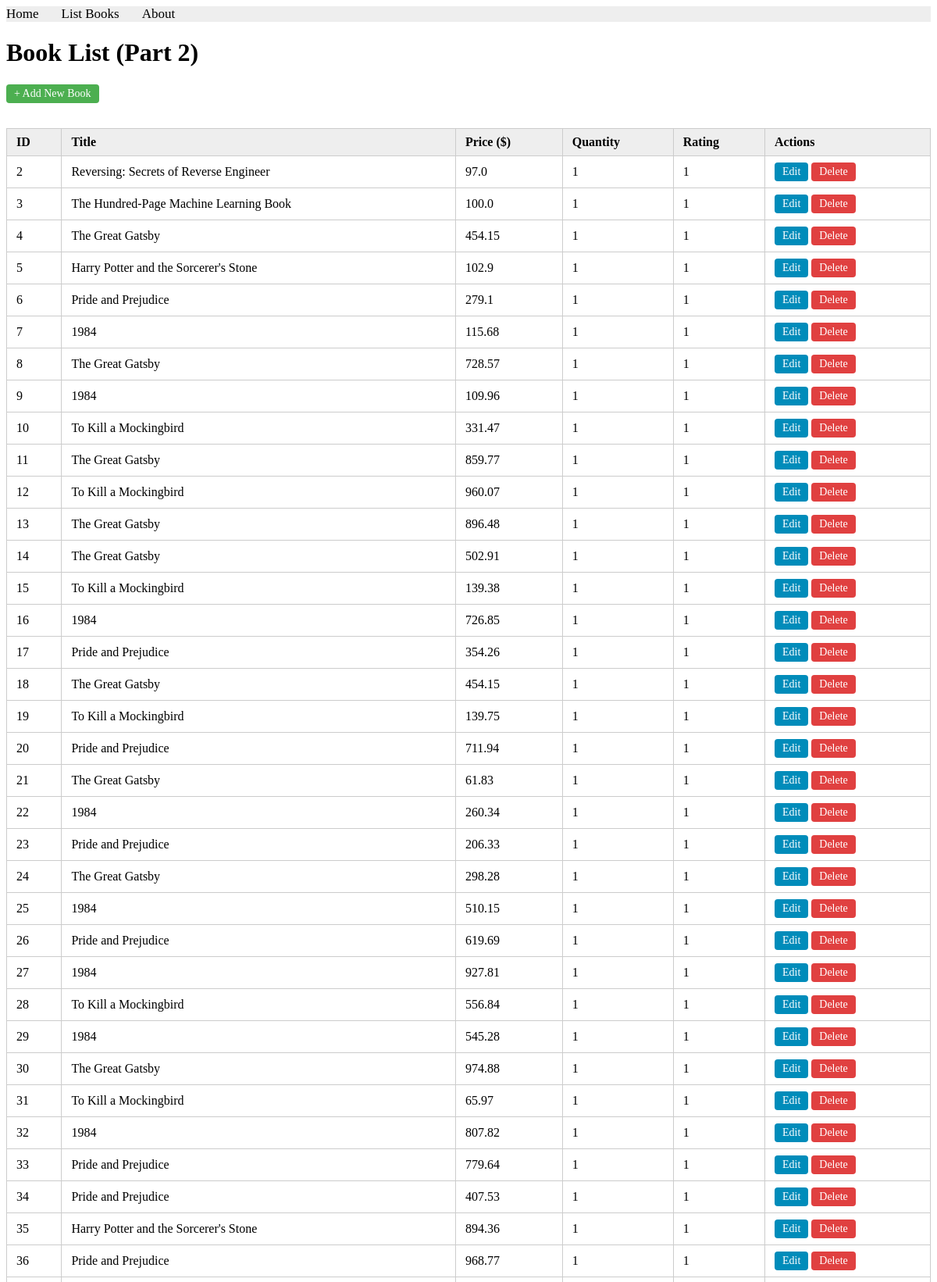
The page /books/lab9_part2/listbooks (upper part) on the database its author committed.
### apps/bookmodule/models.py (models this page shows)
class Book(models.Model):
    title = models.CharField(max_length=100)
    price = models.FloatField(default=0.0)
    quantity = models.IntegerField(default=1)
    pubdate = models.DateTimeField(null=True)
    rating = models.SmallIntegerField(default=1)
    publisher = models.ForeignKey(Publisher, null=True, on_delete=models.SET_NULL)
    authors = models.ManyToManyField(Author)
    percentage = None  # transient field, not stored in DB

### apps/bookmodule/views.py (the view)
# urls.py: path('lab9_part2/listbooks', views.lab9_part2_listbooks, name="books.lab9_part2_listbooks"),
def lab9_part2_listbooks(request):
    books = Book.objects.all()
    return render(request, 'bookmodule/lab9_part2_listbooks.html', {'books': books})

### apps/templates/bookmodule/lab9_part2_listbooks.html (shortened to what this page needs)
{% extends "layouts/base.html" %}
{% block content %}
<h1>Book List (Part 2)</h1>
<a class="btn btn-add" href="{% url 'books.lab9_part2_addbook' %}">+ Add New Book</a>
{% if books %}
<table class="book-table">
    <thead>
        <tr>
            <th>ID</th>
            <th>Title</th>
            <th>Price ($)</th>
            <th>Quantity</th>
            <th>Rating</th>
            <th>Actions</th>
        </tr>
    </thead>
    <tbody>
        {% for book in books %}
        <tr>
            <td>{{ book.id }}</td>
            <td>{{ book.title }}</td>
            <td>{{ book.price }}</td>
            <td>{{ book.quantity }}</td>
            <td>{{ book.rating }}</td>
            <td>
                <a class="btn btn-edit" href="{% url 'books.lab9_part2_editbook' book.id %}">Edit</a>
                <a class="btn btn-delete" href="{% url 'books.lab9_part2_deletebook' book.id %}">Delete</a>
            </td>
        </tr>
        {% endfor %}
    </tbody>
</table>
{% else %}
<p>No books found.</p>
{% endif %}
{% endblock content %}

### apps/templates/bookmodule/lab9_part2_listbooks.html (style rules this page uses)
.book-table { border-collapse: collapse; width: 100%; margin-top: 1rem; }
.book-table th, .book-table td { border: 1px solid #ccc; padding: 8px 12px; text-align: left; }
.book-table th { background-color: #eeeeee; }
.btn { display: inline-block; padding: 4px 10px; text-decoration: none; border-radius: 4px; font-size: 14px; }
.btn-add { background-color: #4CAF50; color: #fff; margin-bottom: 1rem; }
.btn-edit { background-color: #008CBA; color: #fff; }
.btn-delete { background-color: #e04040; color: #fff; }

### rows shown on the page
Book: id "2", title "Reversing: Secrets of Reverse Engineer", price "97.0", quantity "1", rating "1"
Book: id "3", title "The Hundred-Page Machine Learning Book", price "100.0", quantity "1", rating "1"
Book: id "4", title "The Great Gatsby", price "454.15", quantity "1", rating "1"
Book: id "5", title "Harry Potter and the Sorcerer's Stone", price "102.9", quantity "1", rating "1"
Book: id "6", title "Pride and Prejudice", price "279.1", quantity "1", rating "1"
Book: id "7", title "1984", price "115.68", quantity "1", rating "1"
Book: id "8", title "The Great Gatsby", price "728.57", quantity "1", rating "1"
Book: id "9", title "1984", price "109.96", quantity "1", rating "1"
Book: id "10", title "To Kill a Mockingbird", price "331.47", quantity "1", rating "1"
Book: id "11", title "The Great Gatsby", price "859.77", quantity "1", rating "1"
Book: id "12", title "To Kill a Mockingbird", price "960.07", quantity "1", rating "1"
Book: id "13", title "The Great Gatsby", price "896.48", quantity "1", rating "1"
Book: id "14", title "The Great Gatsby", price "502.91", quantity "1", rating "1"
Book: id "15", title "To Kill a Mockingbird", price "139.38", quantity "1", rating "1"
Book: id "16", title "1984", price "726.85", quantity "1", rating "1"
Book: id "17", title "Pride and Prejudice", price "354.26", quantity "1", rating "1"
Book: id "18", title "The Great Gatsby", price "454.15", quantity "1", rating "1"
Book: id "19", title "To Kill a Mockingbird", price "139.75", quantity "1", rating "1"
Book: id "20", title "Pride and Prejudice", price "711.94", quantity "1", rating "1"
Book: id "21", title "The Great Gatsby", price "61.83", quantity "1", rating "1"
Book: id "22", title "1984", price "260.34", quantity "1", rating "1"
Book: id "23", title "Pride and Prejudice", price "206.33", quantity "1", rating "1"
Book: id "24", title "The Great Gatsby", price "298.28", quantity "1", rating "1"
Book: id "25", title "1984", price "510.15", quantity "1", rating "1"
Book: id "26", title "Pride and Prejudice", price "619.69", quantity "1", rating "1"
Book: id "27", title "1984", price "927.81", quantity "1", rating "1"
Book: id "28", title "To Kill a Mockingbird", price "556.84", quantity "1", rating "1"
Book: id "29", title "1984", price "545.28", quantity "1", rating "1"
Book: id "30", title "The Great Gatsby", price "974.88", quantity "1", rating "1"
Book: id "31", title "To Kill a Mockingbird", price "65.97", quantity "1", rating "1"
Book: id "32", title "1984", price "807.82", quantity "1", rating "1"
Book: id "33", title "Pride and Prejudice", price "779.64", quantity "1", rating "1"
Book: id "34", title "Pride and Prejudice", price "407.53", quantity "1", rating "1"
Book: id "35", title "Harry Potter and the Sorcerer's Stone", price "894.36", quantity "1", rating "1"
Book: id "36", title "Pride and Prejudice", price "968.77", quantity "1", rating "1"
